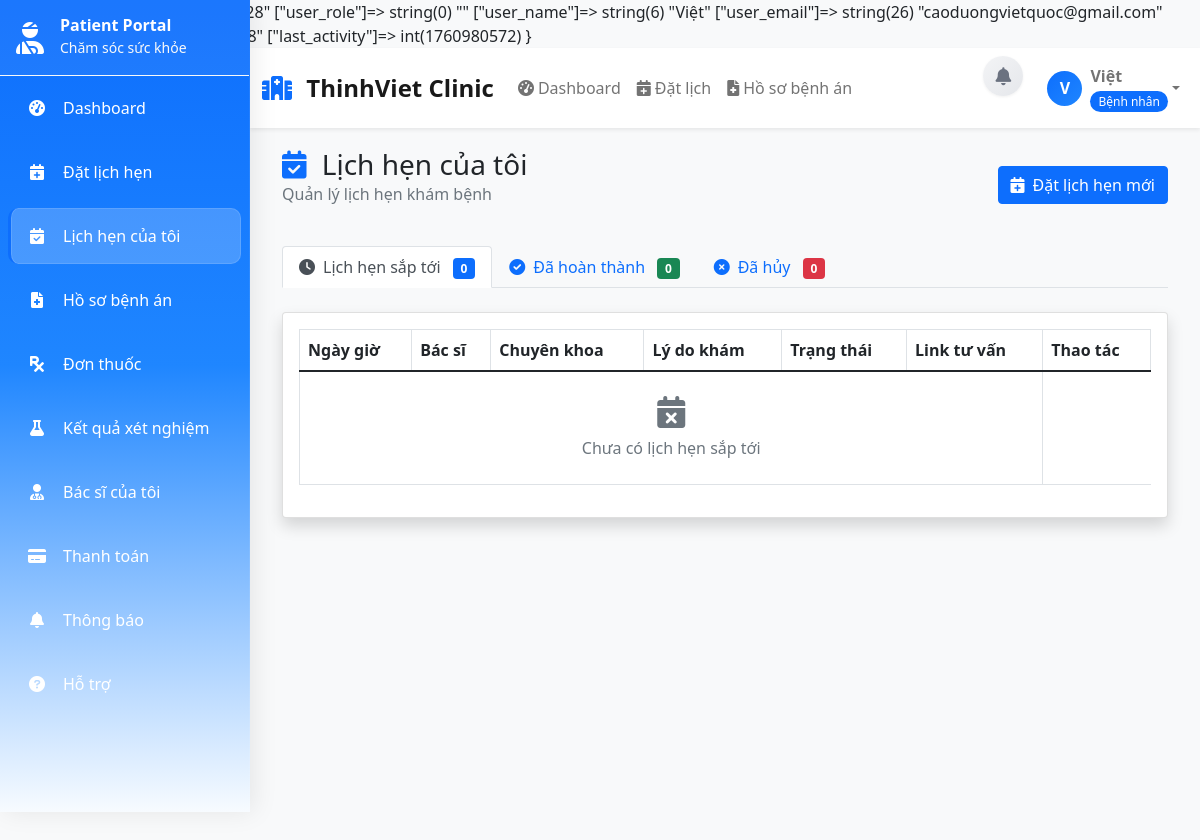
Before: /patient_appointments (signed in) with the older database file.
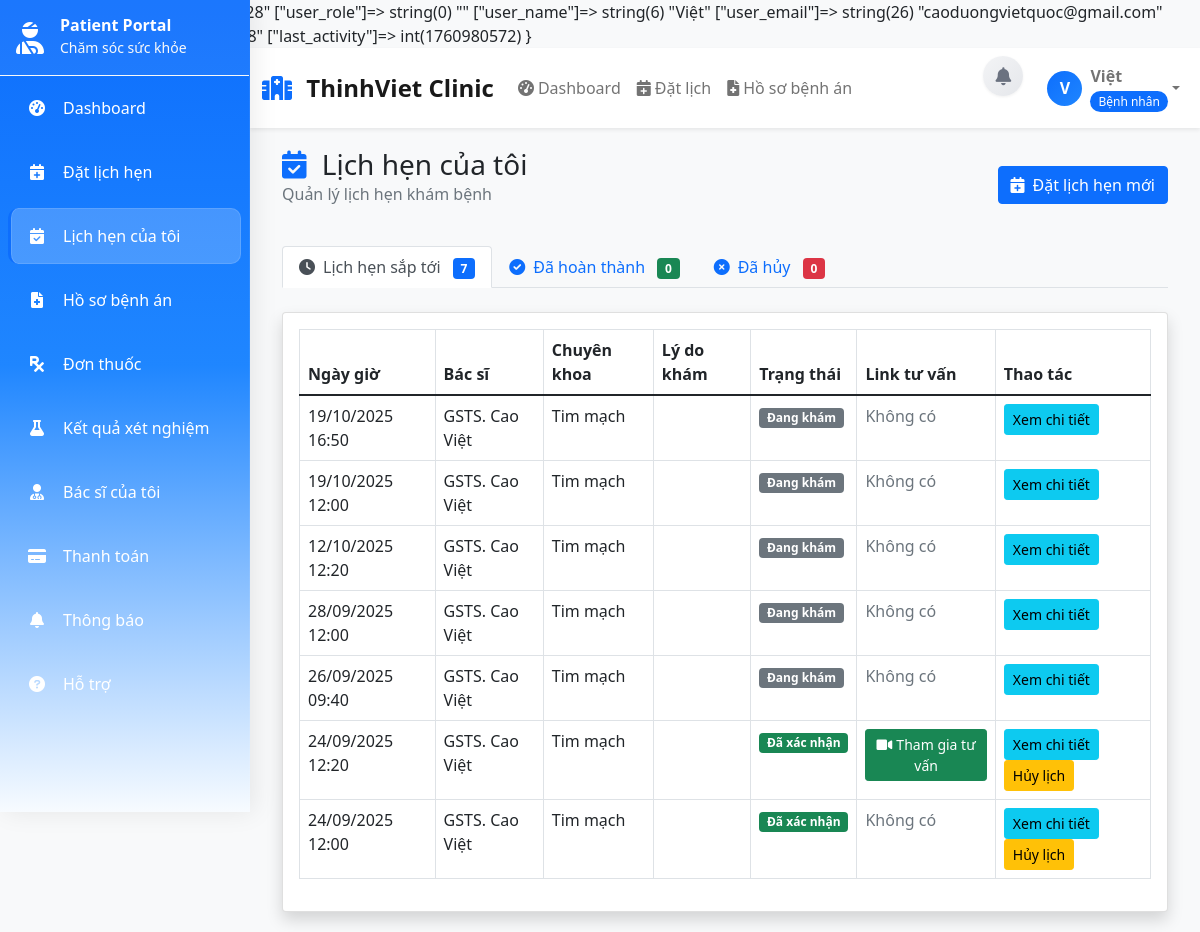
After: the same page with the newer database file.
### tables this page shows
CREATE TABLE `benh_nhan` (
  `id` int(11) NOT NULL,
  `ten` varchar(255) NOT NULL,
  `email` varchar(255) NOT NULL,
  `mat_khau` varchar(255) NOT NULL,
  `so_dien_thoai` varchar(20) DEFAULT NULL,
  `phone_verified` tinyint(1) NOT NULL DEFAULT 0,
  `bao_hiem_y_te` varchar(50) DEFAULT NULL,
  `bao_hiem_y_te_id` int(11) DEFAULT NULL,
  `ngay_sinh` date DEFAULT NULL,
  `gioi_tinh` enum('Nam','Nu','Khac') DEFAULT NULL,
  `dia_chi` text DEFAULT NULL,
  `nhom_mau` enum('A+','A-','B+','B-','AB+','AB-','O+','O-') DEFAULT NULL,
  `ngay_tao` timestamp NOT NULL DEFAULT current_timestamp(),
  `ngay_cap_nhat` timestamp NOT NULL DEFAULT current_timestamp() ON UPDATE current_timestamp(),
  `ma_benh_nhan` varchar(20) DEFAULT NULL
);

CREATE TABLE `lich_hen` (
  `id` int(11) NOT NULL,
  `benh_nhan_id` int(11) NOT NULL,
  `bac_si_id` int(11) NOT NULL,
  `ngay_hen` date NOT NULL,
  `gio_hen` time NOT NULL,
  `ly_do` text DEFAULT NULL,
  `loai_lich` enum('Tư vấn','Trực tiếp','Tại nhà') NOT NULL DEFAULT 'Trực tiếp',
  `dia_chi_kham` varchar(255) DEFAULT NULL,
  `link_tu_van` varchar(255) DEFAULT NULL,
  `trang_thai` enum('Chờ xác nhận','Đã xác nhận','Đang khám','Hoàn thành','Đã khám xong','hủy') DEFAULT 'Chờ xác nhận',
  `ghi_chu` text DEFAULT NULL,
  `ngay_tao` timestamp NOT NULL DEFAULT current_timestamp(),
  `ngay_cap_nhat` timestamp NOT NULL DEFAULT current_timestamp() ON UPDATE current_timestamp()
);

CREATE TABLE `bac_si` (
  `id` int(11) NOT NULL,
  `ten` varchar(255) NOT NULL,
  `email` varchar(255) NOT NULL,
  `mat_khau` varchar(255) NOT NULL,
  `so_dien_thoai` varchar(20) DEFAULT NULL,
  `chuyen_khoa_id` int(11) DEFAULT NULL,
  `chuyen_khoa` varchar(100) DEFAULT NULL,
  `so_giay_phep` varchar(50) DEFAULT NULL,
  `so_nam_kinh_nghiem` int(11) DEFAULT 0,
  `ngay_tao` timestamp NOT NULL DEFAULT current_timestamp(),
  `ngay_cap_nhat` timestamp NOT NULL DEFAULT current_timestamp() ON UPDATE current_timestamp(),
  `hinh_anh` varchar(255) DEFAULT NULL
);

### Controllers/AppointmentController.php (called while the page is built, shortened)
<?php
require_once 'Models/Appointment.php';
require_once 'Models/Patient.php';
require_once 'Controllers/AuthController.php';
class AppointmentController
{
    private $appointmentModel;
    private $auth;
    public function __construct()
    {
        $this->appointmentModel = new Appointment();
        $this->auth = new AuthController();
    }
    public function patientAppointments()
    {
        $this->auth->requireAuth('patient');
        $patientId = $_SESSION['user_id'];
        $allAppointments = $this->appointmentModel->getByPatientId($patientId) ?: [];
        $upcomingAppointments = [];
        foreach ($allAppointments as $appointment) {
            switch ($appointment['trang_thai']) {
                case 'Chờ xác nhận':
                case 'Đã xác nhận':
                    $upcomingAppointments[] = $appointment;
                    break;
                default:
                    $upcomingAppointments[] = $appointment;
                    break;
            }
        }
        include 'Views/patient/appointments.php';
    }
}

### Controllers/AuthController.php (called while the page is built, shortened)
<?php
require_once 'Models/Patient.php';
class AuthController
{
    private function resolveUserByFallback($uid): ?array
    {
        try {
            require_once 'config/database.php';
            $db = new Database();
            $conn = $db->getConnection();
            $stmt = $conn->prepare('SELECT * FROM le_tan WHERE id = :id');
            $stmt->execute([':id' => $uid]);
            $r = $stmt->fetch(PDO::FETCH_ASSOC) ?: null;
        } catch (Exception $e) {
        }
        try {
            $pat = new Patient();
            if (method_exists($pat, 'getById')) {
                $p = $pat->getById($uid);
                if ($p) {
                    return ['role' => 'patient', 'name' => $p['ten'] ?? '', 'email' => $p['email'] ?? ''];
                }
            }
        } catch (Exception $e) {
        }
        return null;
    }
    public function resolveCurrentUserContext(): array
    {
        static $cached;
        if ($cached !== null) return $cached;
        $cached = ['id' => null, 'role' => '', 'name' => '', 'email' => '', 'chuyen_khoa_id' => null];
        $uid = $_SESSION['user_id'] ?? null;
        $cached['id'] = (int)$uid;
        $result = $this->resolveUserByFallback($uid);
        if ($result) {
            $cached = array_merge($cached, $result);
        }
        return $cached;
    }
    private function userHasRole(string $expected): bool
    {
        $ctx = $this->resolveCurrentUserContext();
        return $ctx['role'] === $expected;
    }
    public function requireAuth($role = null)
    {
        if ($role && !$this->userHasRole($role)) {
            header("Location: ./");
            exit();
        }
    }
}

### config/database.php (called while the page is built, shortened)
<?php
class Database
{
    private $host;
    private $db_name;
    private $username;
    private $password;
    public function __construct()
    {
        $this->host = $_ENV['DB_HOST'] ?? getenv('DB_HOST') ?? 'localhost';
        $this->db_name = $_ENV['DB_NAME'] ?? getenv('DB_NAME') ?? 'clinic-management';
        $this->username = $_ENV['DB_USER'] ?? getenv('DB_USER') ?? 'root';
        $this->password = $_ENV['DB_PASS'] ?? getenv('DB_PASS') ?? '';
    }
    private function loadEnvFile()
    {
        $envFile = __DIR__ . '/../.env';
    }
    public function getConnection()
    {
        $this->conn = null;
        try {
            $this->conn = new PDO("mysql:host=" . $this->host . ";dbname=" . $this->db_name, $this->username, $this->password);
            $this->conn->exec("set names utf8");
            $this->conn->setAttribute(PDO::ATTR_ERRMODE, PDO::ERRMODE_EXCEPTION);
        } catch (PDOException $exception) {
            error_log("Database connection error: " . $exception->getMessage());
            echo "Database connection failed. Please try again later.";
        }
        return $this->conn;
    }
}

### Models/User.php (called while the page is built, shortened)
<?php
require_once 'config/database.php';
class User
{
    protected $conn;
    public function __construct()
    {
        $database = new Database();
        $this->conn = $database->getConnection();
    }
    public function getConnection()
    {
        return $this->conn;
    }
}

### Models/Patient.php (called while the page is built, shortened)
<?php
require_once 'Models/User.php';
class Patient extends User
{
    public function __construct()
    {
        $this->table_name = "benh_nhan";
    }
    public function getById($id)
    {
        $query = "SELECT id, ten, email, so_dien_thoai, ngay_sinh, gioi_tinh, dia_chi, nhom_mau, mat_khau, ngay_tao, ngay_cap_nhat, bao_hiem_y_te, bao_hiem_y_te_id FROM " . $this->table_name . " WHERE id = :id";
        $stmt = $this->conn->prepare($query);
        $stmt->bindParam(":id", $id);
        $stmt->execute();
        return $stmt->fetch(PDO::FETCH_ASSOC);
    }
}

### Views/layouts/socket_bootstrap.php (called while the page is built, shortened)
<?php
require_once __DIR__ . '/layout_helper.php';
$ctx = function_exists('getCurrentUserContext') ? getCurrentUserContext() : ['id' => null, 'role' => '', 'name' => ''];
?>

### Models/Appointment.php (called while the page is built, shortened)
<?php
require_once 'config/database.php';
require_once 'Models/User.php';
class Appointment extends User
{
    public function getByPatientId($patientId)
    {
        try {
            $sql = "SELECT
                lh.id,
                lh.ngay_hen,
                lh.gio_hen,
                lh.ly_do,
                lh.trang_thai,
                lh.ghi_chu,
                lh.loai_lich,
                lh.dia_chi_kham,
                lh.link_tu_van,
                lh.ngay_tao,
                lh.ngay_cap_nhat,
                bs.ten as ten_bac_si,
                bs.chuyen_khoa,
                bs.hinh_anh as avatar_bac_si,
                bs.so_nam_kinh_nghiem,
                bn.ten as ten_benh_nhan,
                bn.so_dien_thoai,
                bn.gioi_tinh
            FROM lich_hen lh
            JOIN bac_si bs ON lh.bac_si_id = bs.id
            JOIN benh_nhan bn ON lh.benh_nhan_id = bn.id
            WHERE bn.id = :patient_id
            ORDER BY lh.ngay_hen DESC, lh.gio_hen DESC";
            $stmt = $this->getConnection()->prepare($sql);
            $stmt->execute([':patient_id' => $patientId]);
            $result = $stmt->fetchAll(PDO::FETCH_ASSOC);
            return $result;
        } catch (PDOException $e) {
            error_log("Appointment getByPatientId error: " . $e->getMessage());
            return [];
        }
    }
}

### Views/patient/appointments.php (the view, shortened to what the rows shown need)
<?php
$upcomingAppointments = $upcomingAppointments ?? [];
require_once 'Views/layouts/layout_helper.php';
function formatDateTime($date, $time)
{
    $dateTime = $date . ' ' . $time;
    return date('d/m/Y H:i', strtotime($dateTime));
}
function getStatusBadgeClass($status)
{
    switch ($status) {
        case 'Đã xác nhận':
            return 'bg-success';
        default:
            return 'bg-secondary';
    }
}
function getStatusText($status)
{
    switch ($status) {
        case 'Đã xác nhận':
            return 'Đã xác nhận';
        default:
            return $status;
    }
}
?>
<div class="container-fluid">
    <div class="d-flex justify-content-between align-items-center mb-4">
        <div>
            <h1 class="h3 mb-0 text-gray-800">
                <i class="fas fa-calendar-check text-primary me-2"></i>
                Lịch hẹn của tôi
            </h1>
        </div>
    </div>
    <div class="tab-content" id="appointmentTabContent">
        <div class="tab-pane fade show active" id="upcoming" role="tabpanel">
            <div class="card shadow">
                <div class="card-body">
                    <div class="table-responsive">
                        <table class="table table-bordered" width="100%" cellspacing="0">
                            <thead>
                                <tr>
                                    <th>Ngày giờ</th>
                                    <th>Bác sĩ</th>
                                    <th>Chuyên khoa</th>
                                    <th>Lý do khám</th>
                                    <th>Trạng thái</th>
                                    <th>Link tư vấn</th>
                                    <th>Thao tác</th>
                                </tr>
                            </thead>
                            <tbody>
                                <?php if (empty($upcomingAppointments)): ?>
                                <tr>
                                    <td colspan="6" class="text-center text-muted py-4">
                                        <i class="fas fa-calendar-times fa-2x mb-2"></i><br>
                                        Chưa có lịch hẹn sắp tới
                                    </td>
                                </tr>
                                <?php else: ?>
                                <?php foreach ($upcomingAppointments as $appointment): ?>
                                <tr>
                                    <td><?php echo formatDateTime($appointment['ngay_hen'], $appointment['gio_hen']); ?>
                                    </td>
                                    <td><?php echo htmlspecialchars($appointment['ten_bac_si'] ?? 'N/A'); ?></td>
                                    <td><?php echo htmlspecialchars($appointment['chuyen_khoa'] ?? 'N/A'); ?></td>
                                    <td><?php echo htmlspecialchars($appointment['ly_do'] ?? 'Không có'); ?></td>
                                    <td><span
                                            class="badge <?php echo getStatusBadgeClass($appointment['trang_thai']); ?>"><?php echo getStatusText($appointment['trang_thai']); ?></span>
                                    </td>
                                    <td>
                                        <?php if (!empty($appointment['link_tu_van'])): ?>
                                        <a href="<?php echo htmlspecialchars($appointment['link_tu_van']); ?>"
                                            target="_blank" class="btn btn-sm btn-success">
                                            <i class="fas fa-video me-1"></i>Tham gia tư vấn
                                        </a>
                                        <?php else: ?>
                                        <span class="text-muted">Không có</span>
                                        <?php endif; ?>
                                    </td>
                                    <td>
                                        <button class="btn btn-sm btn-info"
                                            onclick="viewAppointmentDetails(<?php echo $appointment['id']; ?>)">Xem chi
                                            tiết</button>
                                        <?php if (in_array($appointment['trang_thai'], ['Chờ xác nhận', 'Đã xác nhận'])): ?>
                                        <button class="btn btn-sm btn-warning"
                                            onclick="cancelAppointment(<?php echo $appointment['id']; ?>)">Hủy
                                            lịch</button>
                                        <?php endif; ?>
                                    </td>
                                </tr>
                                <?php endforeach; ?>
                                <?php endif; ?>
                            </tbody>
                        </table>
                    </div>
                </div>
            </div>
        </div>
    </div>
</div>
<?php
$content = ob_get_clean();
renderLayout($content, 'Lịch hẹn của tôi - Hệ thống Quản lý Bệnh viện');
?>

### Views/layouts/main_layout.php (shortened to what the rows shown need)
<?php
require_once 'Views/layouts/layout_helper.php';
$__ctx = getCurrentUserContext();
$user_role = $__ctx['role'];
$ctx = getCurrentUserContext();
$displayName = htmlspecialchars($ctx['name'] ?: 'Bệnh nhân', ENT_QUOTES, 'UTF-8');
?>
<!DOCTYPE html>
<html lang="vi">
<head>
    <?php include 'Views/layouts/socket_bootstrap.php'; ?>
    <link href="https://cdn.jsdelivr.net/npm/bootstrap@5.1.3/dist/css/bootstrap.min.css" rel="stylesheet">
    <link href="https://cdnjs.cloudflare.com/ajax/libs/font-awesome/6.0.0/css/all.min.css" rel="stylesheet">
</head>
<body>
    <?php
    var_dump($_SESSION);
    ?>
    <nav class="navbar navbar-expand-lg navbar-light bg-white shadow-sm">
        <div class="container-fluid">
            <div class="collapse navbar-collapse" id="navbarNav">
                <div class="navbar-nav">
                    <div class="nav-item dropdown">
                        <a class="nav-link dropdown-toggle d-flex align-items-center" href="#" role="button"
                            data-bs-toggle="dropdown">
                            <div class="user-avatar me-2">
                                <?php echo strtoupper(substr($ctx['name'] ?: 'U', 0, 1)); ?>
                            </div>
                            <div class="user-info">
                                <div>
                                    <div class="fw-bold"><?php echo $displayName; ?></div>
                                    <small class="text-muted">
                                        <?php
                                        $role_text = '';
                                        $role_class = '';
                                        switch ($user_role) {
                                            case 'patient':
                                                $role_text = 'Bệnh nhân';
                                                $role_class = 'role-patient';
                                                break;
                                        }
                                        ?>
                                        <span
                                            class="role-badge <?php echo $role_class; ?>"><?php echo $role_text; ?></span>
                                    </small>
                                </div>
                            </div>
                        </a>
                    </div>
                </div>
            </div>
        </div>
    </nav>
    <div class="main-content">
        <?php echo $content ?? ''; ?>
    </div>
</body>
</html>

Changed rows visible on the page:
added lich_hen: ngay_hen+gio_hen "19/10/2025 16:50", bac_si.ten "GSTS. Cao Việt", bac_si.chuyen_khoa "Tim mạch", trang_thai "Đang khám", link_tu_van "Không có"
added lich_hen: ngay_hen+gio_hen "19/10/2025 12:00", bac_si.ten "GSTS. Cao Việt", bac_si.chuyen_khoa "Tim mạch", trang_thai "Đang khám", link_tu_van "Không có"
added lich_hen: ngay_hen+gio_hen "12/10/2025 12:20", bac_si.ten "GSTS. Cao Việt", bac_si.chuyen_khoa "Tim mạch", trang_thai "Đang khám", link_tu_van "Không có"
added lich_hen: ngay_hen+gio_hen "28/09/2025 12:00", bac_si.ten "GSTS. Cao Việt", bac_si.chuyen_khoa "Tim mạch", trang_thai "Đang khám", link_tu_van "Không có"
added lich_hen: ngay_hen+gio_hen "26/09/2025 09:40", bac_si.ten "GSTS. Cao Việt", bac_si.chuyen_khoa "Tim mạch", trang_thai "Đang khám", link_tu_van "Không có"
added lich_hen: ngay_hen+gio_hen "24/09/2025 12:20", bac_si.ten "GSTS. Cao Việt", bac_si.chuyen_khoa "Tim mạch", trang_thai "Đã xác nhận"
added lich_hen: ngay_hen+gio_hen "24/09/2025 12:00", bac_si.ten "GSTS. Cao Việt", bac_si.chuyen_khoa "Tim mạch", trang_thai "Đã xác nhận", link_tu_van "Không có"
Other visible differences:
count($upcomingAppointments): "0" → "7"
text no longer shown: "Chưa có lịch hẹn sắp tới"
